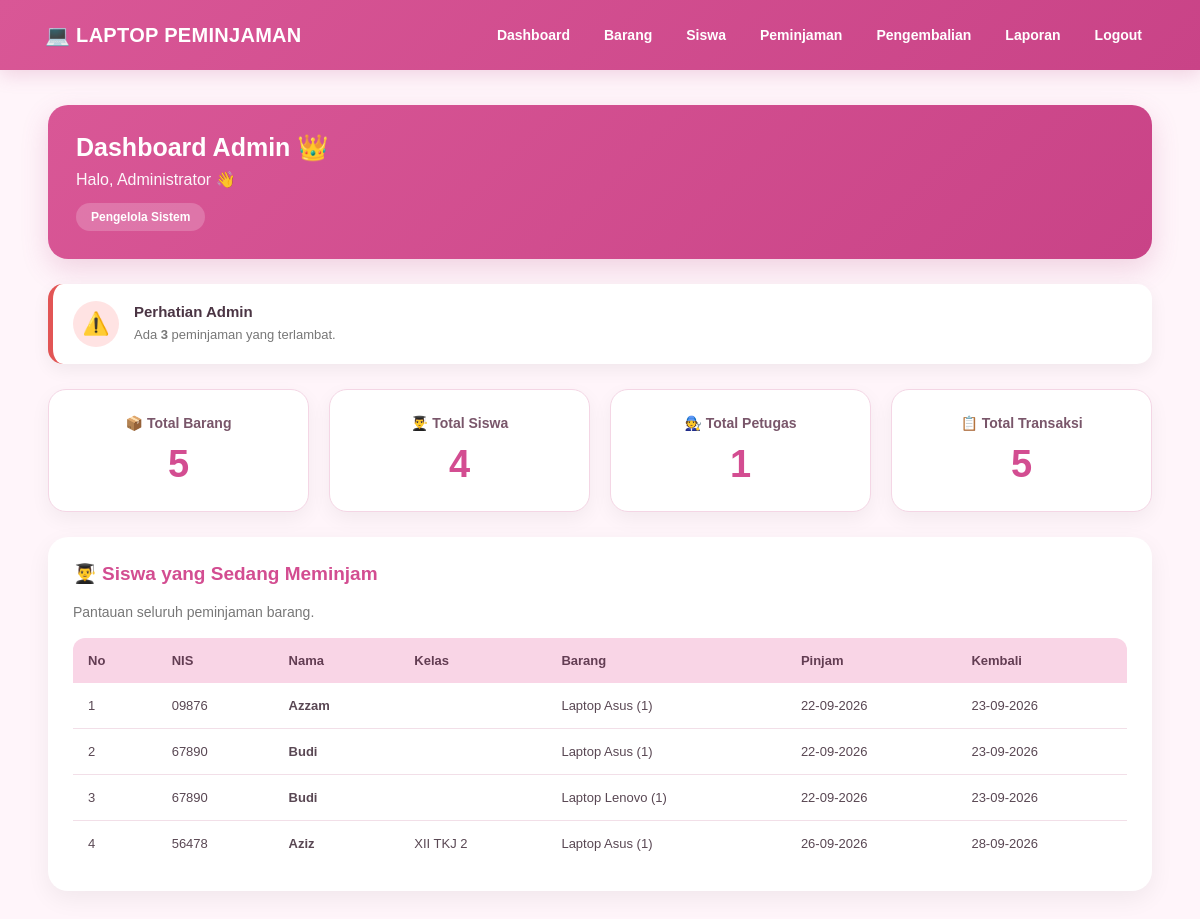
The app's page /index.php (signed in) with its own data.
### tables this page shows
CREATE TABLE `peminjaman` (
  `id_peminjaman` int(11) NOT NULL,
  `id_siswa` int(11) NOT NULL,
  `id_admin` int(11) DEFAULT NULL,
  `id_petugas` int(11) DEFAULT NULL,
  `tanggal_pinjam` date NOT NULL,
  `tanggal_rencana_kembali` date NOT NULL,
  `status_peminjaman` enum('Diajukan','Dipinjam','Dikembalikan','Ditolak') DEFAULT 'Diajukan'
);

CREATE TABLE `siswa` (
  `id_siswa` int(11) NOT NULL,
  `nis` varchar(30) NOT NULL,
  `nama_siswa` varchar(100) NOT NULL,
  `password` varchar(255) NOT NULL,
  `kelas` varchar(30) NOT NULL,
  `no_telp` varchar(20) DEFAULT NULL,
  `status_akun` enum('Aktif','Diblokir') NOT NULL DEFAULT 'Aktif'
);

### index.php (the view, shortened to what this page needs)
<?php
require 'koneksi.php';
$role = $_SESSION['role'];
$nama = $_SESSION['nama'];
if ($role == 'Admin') {
    $q = mysqli_query($koneksi,
        "SELECT COUNT(*) AS total FROM barang"
    );
    $total_barang = mysqli_fetch_assoc($q)['total'];
    $q = mysqli_query($koneksi,
        "SELECT COUNT(*) AS total FROM siswa"
    );
    $total_siswa = mysqli_fetch_assoc($q)['total'];
    $q = mysqli_query($koneksi,
        "SELECT COUNT(*) AS total FROM petugas_lab"
    );
    $total_petugas = mysqli_fetch_assoc($q)['total'];
    $q = mysqli_query($koneksi,
        "SELECT COUNT(*) AS total FROM peminjaman"
    );
    $total_transaksi = mysqli_fetch_assoc($q)['total'];
    $q = mysqli_query($koneksi,
        "SELECT COUNT(*) AS total
         FROM peminjaman
         WHERE status_peminjaman = 'Dipinjam'
         AND tanggal_rencana_kembali < CURDATE()"
    );
    $total_terlambat = mysqli_fetch_assoc($q)['total'];
    $siswa_meminjam = mysqli_query($koneksi,
        "SELECT
            p.id_peminjaman,
            p.tanggal_pinjam,
            p.tanggal_rencana_kembali,
            s.nis,
            s.nama_siswa,
            s.kelas,
            GROUP_CONCAT(
                CONCAT(
                    b.nama_barang,
                    ' (',
                    dp.jumlah_pinjam,
                    ')'
                )
                SEPARATOR ', '
            ) AS barang
        FROM peminjaman p
        JOIN siswa s
            ON p.id_siswa = s.id_siswa
        JOIN detail_peminjaman dp
            ON p.id_peminjaman = dp.id_peminjaman
        JOIN barang b
            ON dp.id_barang = b.id_barang
        WHERE p.status_peminjaman = 'Dipinjam'
        GROUP BY p.id_peminjaman
        ORDER BY p.tanggal_rencana_kembali ASC"
    );
}
?>
<!DOCTYPE html>
<html lang="id">
<head>
    <link rel="stylesheet" href="style.css">
</head>
<body>
<div class="navbar">
    <b>💻 LAPTOP PEMINJAMAN</b>
    <div>
        <?php if ($role == 'Admin') { ?>
            <a href="index.php">Dashboard</a>
            <a href="barang.php">Barang</a>
            <a href="siswa.php">Siswa</a>
            <a href="peminjaman.php">Peminjaman</a>
            <a href="pengembalian.php">Pengembalian</a>
            <a href="laporan.php">Laporan</a>
        <?php } ?>
        <a href="logout.php">
            Logout
        </a>
    </div>
</div>
<div class="container">
<?php if ($role == 'Admin') { ?>
    <div class="welcome">
        <h2>
            Dashboard Admin 👑
        </h2>
        <p>
            Halo, <?= htmlspecialchars($nama) ?> 👋
        </p>
        <span class="role-badge">
            Pengelola Sistem
        </span>
    </div>
    <?php if ($total_terlambat > 0) { ?>
        <div class="notif notif-danger">
            <div class="notif-icon">
                ⚠️
            </div>
            <div class="notif-content">
                <h4>
                    Perhatian Admin
                </h4>
                <p>
                    Ada
                    <b><?= $total_terlambat ?></b>
                    peminjaman yang terlambat.
                </p>
            </div>
        </div>
    <?php } ?>
    <div class="grid">
        <div class="stat">
            <h3>📦 Total Barang</h3>
            <h1><?= $total_barang ?></h1>
        </div>
        <div class="stat">
            <h3>👨‍🎓 Total Siswa</h3>
            <h1><?= $total_siswa ?></h1>
        </div>
        <div class="stat">
            <h3>🧑‍🔧 Total Petugas</h3>
            <h1><?= $total_petugas ?></h1>
        </div>
        <div class="stat">
            <h3>📋 Total Transaksi</h3>
            <h1><?= $total_transaksi ?></h1>
        </div>
    </div>
    <div class="card">
        <h3>
            👨‍🎓 Siswa yang Sedang Meminjam
        </h3>
        <p>
            Pantauan seluruh peminjaman barang.
        </p>
        <table>
            <thead>
                <tr>
                    <th>No</th>
                    <th>NIS</th>
                    <th>Nama</th>
                    <th>Kelas</th>
                    <th>Barang</th>
                    <th>Pinjam</th>
                    <th>Kembali</th>
                </tr>
            </thead>
            <tbody>
            <?php
            $no = 1;
            while ($data = mysqli_fetch_assoc($siswa_meminjam)) {
            ?>
                <tr>
                    <td><?= $no++ ?></td>
                    <td>
                        <?= htmlspecialchars($data['nis']) ?>
                    </td>
                    <td>
                        <b>
                            <?= htmlspecialchars($data['nama_siswa']) ?>
                        </b>
                    </td>
                    <td>
                        <?= htmlspecialchars($data['kelas']) ?>
                    </td>
                    <td>
                        <?= htmlspecialchars($data['barang']) ?>
                    </td>
                    <td>
                        <?= date(
                            'd-m-Y',
                            strtotime($data['tanggal_pinjam'])
                        ) ?>
                    </td>
                    <td>
                        <?= date(
                            'd-m-Y',
                            strtotime($data['tanggal_rencana_kembali'])
                        ) ?>
                    </td>
                </tr>
            <?php } ?>
            </tbody>
        </table>
    </div>
<?php } ?>
</div>
</body>
</html>

### style.css (style rules this page uses)
* { box-sizing: border-box; }
body { margin: 0; padding: 0; font-family: Arial, Helvetica, sans-serif; background: #fff5fa; color: #493744; }
.navbar { width: 100%; background: linear-gradient(135deg, #d95796, #c94387); color: white; padding: 18px 45px; display: flex; justify-content: space-between; align-items: center; box-shadow: 0 5px 18px rgba(180, 70, 130, .20); position: sticky; top: 0; z-index: 100; }
.navbar b { font-size: 20px; letter-spacing: .3px; }
.navbar div { display: flex; align-items: center; gap: 8px; }
.navbar a { color: white; text-decoration: none; padding: 9px 13px; border-radius: 8px; font-size: 14px; font-weight: bold; transition: .2s; }
.container { width: 92%; max-width: 1200px; margin: 35px auto; }
.container h2 { color: #4b3544; }
.welcome { background: linear-gradient( 135deg, #d95796, #c94387 ); color: white; padding: 28px; border-radius: 20px; margin-bottom: 25px; box-shadow: 0 10px 28px rgba(180,70,130,.20); }
.welcome h2 { color: white !important; margin: 0 0 8px; font-size: 25px; }
.welcome p { color: white !important; margin: 0; opacity: .95; }
.role-badge { display: inline-block; margin-top: 14px; padding: 7px 15px; border-radius: 30px; background: rgba(255,255,255,.20); font-size: 12px; font-weight: bold; }
.card { background: white; padding: 25px; margin-top: 25px; border-radius: 20px; box-shadow: 0 8px 25px rgba(0,0,0,.06); overflow-x: auto; }
.card h3 { margin-top: 0; color: #d34d91; font-size: 19px; }
.card > p { color: #777; font-size: 14px; }
.grid { display: grid; grid-template-columns: repeat(4, 1fr); gap: 20px; margin-top: 25px; }
.stat { background: white; padding: 25px; border-radius: 18px; text-align: center; border: 1px solid #f4d6e5; box-shadow: 0 7px 20px rgba(0,0,0,.05); transition: .2s; }
.stat h3 { margin: 0 0 12px; color: #79566a; font-size: 14px; }
.stat h1 { margin: 0; color: #d34d91; font-size: 38px; }
table { width: 100%; border-collapse: separate; border-spacing: 0; margin-top: 18px; background: white; overflow: hidden; border-radius: 12px; }
th { background: #f9d5e6; color: #633d53; padding: 15px; text-align: left; font-size: 13px; white-space: nowrap; }
td { padding: 15px; border-bottom: 1px solid #f2dfe8; font-size: 13px; color: #594753; }
tr:last-child td { border-bottom: none; }
.notif { display: flex; align-items: center; gap: 15px; padding: 17px 20px; margin-bottom: 12px; background: white; border-radius: 15px; box-shadow: 0 6px 18px rgba(0,0,0,.06); }
.notif-icon { width: 46px; height: 46px; flex-shrink: 0; display: flex; align-items: center; justify-content: center; border-radius: 50%; font-size: 22px; }
.notif-content { flex: 1; }
.notif-content h4 { margin: 0 0 5px; color: #4b3544; font-size: 15px; }
.notif-content p { margin: 0; color: #777; font-size: 13px; line-height: 1.5; }
.notif-danger { border-left: 5px solid #e25555; }
.notif-danger .notif-icon { background: #ffe3e3; }

### records on screen
peminjaman: id_siswa.nis "09876", id_siswa.nama_siswa "Azzam", barang "Laptop Asus (1)", tanggal_pinjam "22-09-2026", tanggal_rencana_kembali "23-09-2026"
peminjaman: id_siswa.nis "67890", id_siswa.nama_siswa "Budi", barang "Laptop Asus (1)", tanggal_pinjam "22-09-2026", tanggal_rencana_kembali "23-09-2026"
peminjaman: id_siswa.nis "67890", id_siswa.nama_siswa "Budi", barang "Laptop Lenovo (1)", tanggal_pinjam "22-09-2026", tanggal_rencana_kembali "23-09-2026"
peminjaman: id_siswa.nis "56478", id_siswa.nama_siswa "Aziz", id_siswa.kelas "XII TKJ 2", barang "Laptop Asus (1)", tanggal_pinjam "26-09-2026", tanggal_rencana_kembali "28-09-2026"

### other values on screen
$nama "Administrator"
$total_terlambat "3"
$total_barang "5"
$total_siswa "4"
$total_petugas "1"
$total_transaksi "5"
